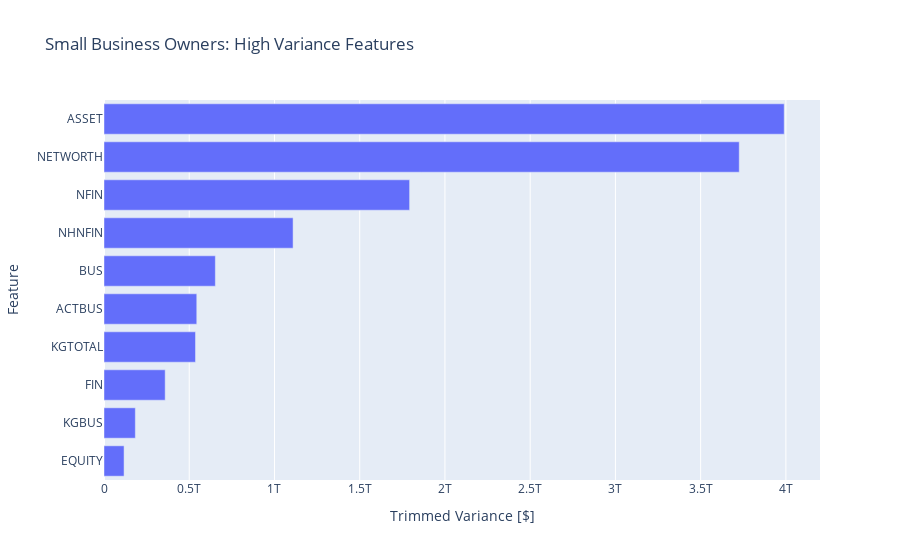

The notebook cell saved with this chart:
### Markdown cell above
Let's do a quick visualization of those values.

Using plotly express to create a horizontal bar chart of top_ten_trim_var.

### Code cell
# Create horizontal bar chart of `top_ten_trim_var`
fig = px.bar(
    x=top_ten_trim_var,
    y=top_ten_trim_var.index,
    title="Small Business Owners: High Variance Features"
)
fig.update_layout(xaxis_title="Trimmed Variance [$]", yaxis_title="Feature")
fig.show()

### Figure 1 — Plotly figure (JSON) as saved in the notebook; plotly's stock layout.template omitted (floating-point values rounded to 4 significant figures)
{"data": [{"alignmentgroup": "True", "hovertemplate": "x=%{x}<br>y=%{y}<extra></extra>", "legendgroup": "", "marker": {"color": "#636efa", "pattern": {"shape": ""}}, "name": "", "offsetgroup": "", "orientation": "h", "showlegend": false, "textposition": "auto", "type": "bar", "x": [117700000000.0, 183800000000.0, 358900000000.0, 536800000000.0, 544200000000.0, 653200000000.0, 1109000000000.0, 1793000000000.0, 3726000000000.0, 3990000000000.0], "xaxis": "x", "y": ["EQUITY", "KGBUS", "FIN", "KGTOTAL", "ACTBUS", "BUS", "NHNFIN", "NFIN", "NETWORTH", "ASSET"], "yaxis": "y"}], "layout": {"barmode": "relative", "legend": {"tracegroupgap": 0}, "title": {"text": "Small Business Owners: High Variance Features"}, "xaxis": {"anchor": "y", "domain": [0, 1], "title": {"text": "Trimmed Variance [$]"}}, "yaxis": {"anchor": "x", "domain": [0, 1], "title": {"text": "Feature"}}}}
